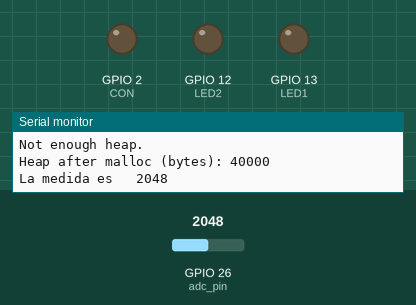
Recording of a sketch running on a simulated ESP32. Shown: output pins drawn as LEDs (lit = HIGH), the last lines printed to the serial monitor. Inputs (shaded band) come from the test bench; at power-on: GPIO 26 (adc_pin) = 2048.

Above: at 5.8 s.
5.9 s: GPIO 26 (adc_pin) set to 107
11.2 s: GPIO 26 (adc_pin) set to 91
At 14.2 s:
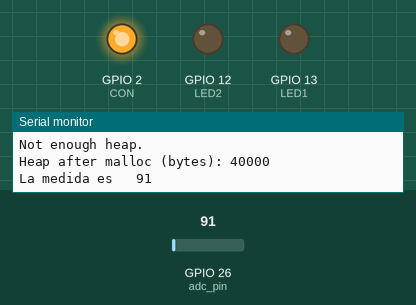
16.5 s: GPIO 26 (adc_pin) set to 340
At 18.1 s:
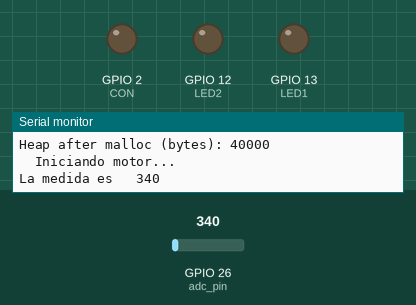
26.3 s: GPIO 26 (adc_pin) set to 61
At 30.7 s:
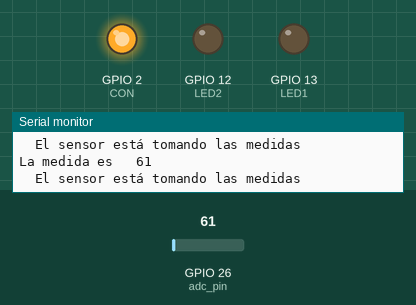
Timing chart, 0 to 32.2 s (numbered marks = the images above; inputs shaded):
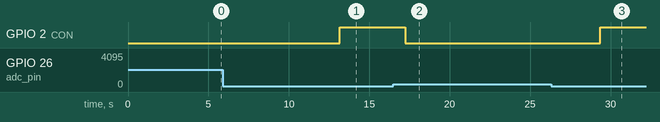

The sketch:

ESP1_MOTORCNTROL.ino
```cpp
// Codigo para dividir las tareas de sensado de nivel y
// control del motor, así mismo enviar una señal por digitalWrite

// Pins
static const int adc_pin = 26;
int val = 0;
#define CON 2

// Motor Settings
int LED1 = 13;
int LED2 = 12;
const int canalPWM = 0;
const int canalPWM1 = 1;
const int freq = 2000;
const int resolucion = 8;

// Global variable
static byte TheState = 0;

// TASKS

// Print level sensor value to give a condition
void printValues(void *parameters) {

  // Loop forever, wait for semaphore, and print value
  while (1) {
   val = analogRead(adc_pin);
   if (val <= 100){
   Serial.println("La medida es \t" + String(val));
   digitalWrite(CON, HIGH); //SOLO PARA PROBAR
   vTaskDelay(2000 / portTICK_PERIOD_MS);
   TheState = 1;
  }if (val >= 101){
    Serial.println("La medida es \t" + String(val));
    digitalWrite(CON, LOW); // RECUERDA QUITARLO DESPUES PARA INTEGRAR EL RESTO DEL CODIGO
    vTaskDelay(2000 / portTICK_PERIOD_MS);
    TheState = 2;
  }

       //Print out remaining stack memory (words)
    Serial.print("High water mark (words): ");
    Serial.println(uxTaskGetStackHighWaterMark(NULL));

    //Print out number of free heap memory bytes before malloc
    Serial.print("Heap before malloc (bytes): ");
    Serial.println(xPortGetFreeHeapSize());
    int *ptr = (int*)pvPortMalloc(1024 * sizeof(int));

    //One way to prevent heap overflow is to check the malloc output
    if (*ptr == NULL){
      Serial.println("Not enough heap.");
    }else{

    // Do something with the memory so it's not optimized out by the compiler
    for (int i = 0; i < 1024; i++){
      ptr[i] = 3;
     }
    }

    //Print out number of free heap memory bytes after malloc
    Serial.print("Heap after malloc (bytes): ");
    Serial.println(xPortGetFreeHeapSize());

    //Free up our allocated memory
    vPortFree(ptr);

    //Wait for a while
    vTaskDelay(2000 / portTICK_PERIOD_MS);
 }
}

// Control de motor
void MotorCtrl(void *parameters){
  while(1){
    switch(TheState){

    case 0:
    for(int w = 0; w<5; w++){

    Serial.println("\tIniciando motor...");
    vTaskDelay(5000 / portTICK_PERIOD_MS);
    }
    Serial.println("\tEl motor está listo");
    break;

    case 1:
    //Serial.println("La medida es \t" + String(val));
    //digitalWrite(LED1, HIGH);
    //delay(3000);
    //digitalWrite(LED1, LOW);
    for (int motorValue = 0; motorValue <= 60; motorValue += 60){
        ledcWrite(canalPWM, motorValue);
        vTaskDelay(500 / portTICK_PERIOD_MS);
      }

    for (int motorValue = 60; motorValue >= 0; motorValue -= 60){
        ledcWrite(canalPWM, motorValue);
        vTaskDelay(500 / portTICK_PERIOD_MS);
      }

    Serial.println("\tEl sensor está dentro!");
    vTaskDelay(1000 / portTICK_PERIOD_MS);
  break;

  case 2:
       for(int r = 0; r<300; r++){

      Serial.println("\tEl sensor está tomando las medidas");
      vTaskDelay(1000 / portTICK_PERIOD_MS);
    }
    Serial.println("\tEl sensor está listo para subir!");
    TheState = 3;
  break;
  case 3:
  //Serial.println("La medida es \t" + String(val));
    //digitalWrite(LED2, HIGH);
    //delay(3000);
    //digitalWrite(LED2, LOW);
    for (int motorValue = 0; motorValue <= 100; motorValue += 50){
        ledcWrite(canalPWM1, motorValue);
        vTaskDelay(500 / portTICK_PERIOD_MS);
      }

    for (int motorValue = 100; motorValue >=0; motorValue -= 50){
        ledcWrite(canalPWM1, motorValue);
        vTaskDelay(500 / portTICK_PERIOD_MS);
      }
    for(int y = 0; y<10; y++){

      Serial.println("\tEl sensor está saliendo");
      vTaskDelay(1000 / portTICK_PERIOD_MS);
    }
    Serial.println("\tEl sensor está afuera!");
    TheState = 4;
  break;

  case 4:
    for(int z = 0; z<900; z++){

      Serial.println("\tEl sensor está en pausa");
      vTaskDelay(1000 / portTICK_PERIOD_MS);
    }
    Serial.println("\tEl sensor está listo para moverse!");
  break;
  }
       //Print out remaining stack memory (words)
    Serial.print("\tHigh water mark (words): ");
    Serial.println(uxTaskGetStackHighWaterMark(NULL));

    //Print out number of free heap memory bytes before malloc
    Serial.print("\tHeap before malloc (bytes): ");
    Serial.println(xPortGetFreeHeapSize());
    int *ptr = (int*)pvPortMalloc(1024 * sizeof(int));

    //One way to prevent heap overflow is to check the malloc output
    if (*ptr == NULL){
      Serial.println("\tNot enough heap.");
    }else{

    // Do something with the memory so it's not optimized out by the compiler
    for (int i = 0; i < 1024; i++){
      ptr[i] = 3;
     }
    }

    //Print out number of free heap memory bytes after malloc
    Serial.print("\tHeap after malloc (bytes): ");
    Serial.println(xPortGetFreeHeapSize());

    //Free up our allocated memory
    vPortFree(ptr);

    //Wait for a while
    vTaskDelay(2000 / portTICK_PERIOD_MS);
 }

}

void setup() {
  // Initialize Serial
  Serial.begin(9600);

  // Motor begin
  ledcSetup(canalPWM, freq, resolucion);
  ledcSetup(canalPWM1, freq, resolucion);
  ledcAttachPin(LED1, canalPWM);
  ledcAttachPin(LED2, canalPWM1);
  pinMode(CON, OUTPUT);
  digitalWrite(CON, LOW);

  // Wait a moment to start
  vTaskDelay(1000 / portTICK_PERIOD_MS);
  Serial.println();
  Serial.println("---CONTROL DEL MOTOR TEST---");

  // Start task to print out results (Higher priority)
  xTaskCreatePinnedToCore(printValues,
                          "Print Values",
                          1024,
                          NULL,
                          1,
                          NULL,
                          0);

  xTaskCreatePinnedToCore(MotorCtrl,
                          "Motor Control",
                          1024,
                          NULL,
                          2,
                          NULL,
                          1);

  // Delete Loop and Setup tasks
  vTaskDelete(NULL);

}

void loop() {
  // put your main code here, to run repeatedly:

}
```

Measured:
- the behaviour switches between 101 and 100 on GPIO 26 (adc_pin) (found by bisection; images 0 and 1)
- after the input at 11.2 s, GPIO 2 (CON): LOW → HIGH after 2.0 s
- after the input at 16.5 s, GPIO 2 (CON): HIGH → LOW after 0.73 s
- after the input at 26.3 s, GPIO 2 (CON): LOW → HIGH after 3.1 s
